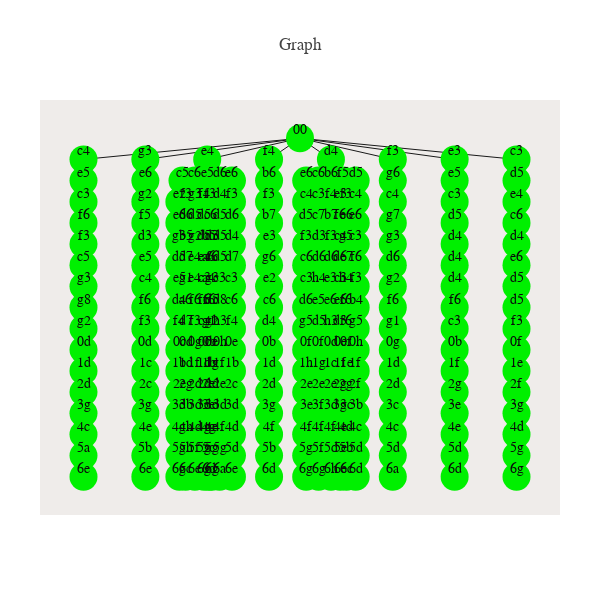

The notebook cell saved with this chart:
### Code cell
plotly.offline.iplot(fig, filename='Tree-Reingold-Tilf')
